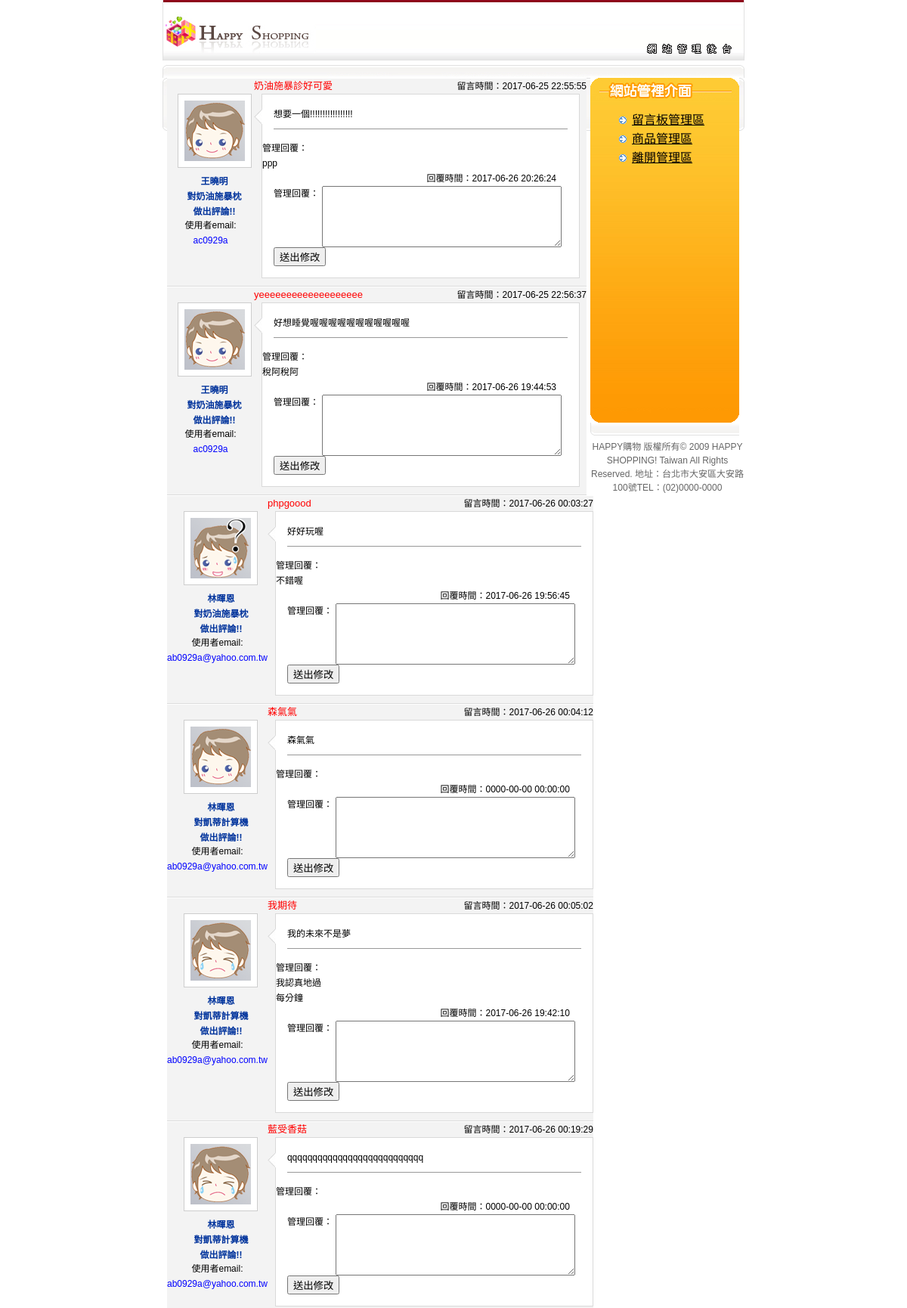
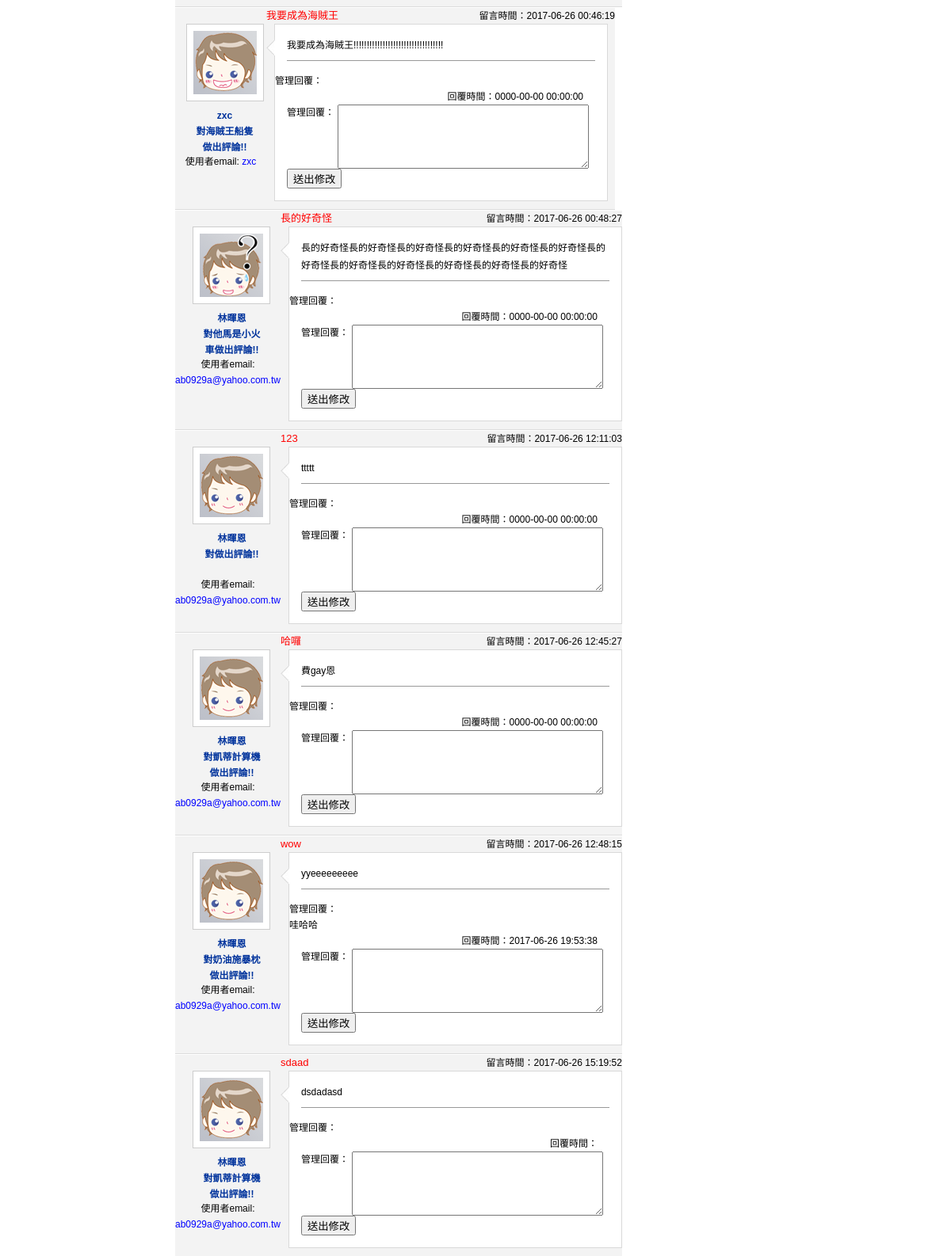
Screenshot of /admin/admin_board.php (upper part) with the database file from the repository (2 pictures, top to bottom).
### tables this page shows
CREATE TABLE `board` (
  `board_id` int(11) NOT NULL,
  `board_title` varchar(50) NOT NULL,
  `board_name` varchar(20) NOT NULL,
  `board_pic` varchar(20) DEFAULT NULL,
  `board_email` varchar(50) DEFAULT NULL,
  `board_content` text NOT NULL,
  `board_date` datetime DEFAULT NULL,
  `board_re` text,
  `board_redate` datetime DEFAULT NULL,
  `pid` int(11) NOT NULL
);

CREATE TABLE `product` (
  `product_ID` int(11) NOT NULL,
  `name` varchar(11) NOT NULL,
  `price` int(11) NOT NULL,
  `description` text,
  `picture` varchar(50) DEFAULT NULL,
  `stock` int(11) NOT NULL,
  `category` int(11) NOT NULL,
  `sale_number` int(11) NOT NULL DEFAULT '0'
);

### web/admin/admin_board.php (the view, shortened to what this page needs)
<!DOCTYPE html PUBLIC "-//W3C//DTD XHTML 1.0 Transitional//EN" "http://www.w3.org/TR/xhtml1/DTD/xhtml1-transitional.dtd">
<html xmlns="http://www.w3.org/1999/xhtml">
<head>
<link href="../web.css" rel="stylesheet" type="text/css" />
</head>
<body>
<?php include("header.php"); ?>
<div id="main">
  <div id="main1"></div>
  <div id="admin_main2">
     <?php
	  $i=0;
    $sql="select * from board";
	$response = mysqli_query($_SESSION['link'], $sql);
    while($r=mysqli_fetch_array($response)) {
   ?>
    <table width="555" border="0" cellspacing="0" cellpadding="0" class="board_add2">
      <tr>
        <td width="115" rowspan="2" align="center" valign="top"><br />
          <div id="board_pic"><img src="../images/face/<?php echo $r[board_pic];?>" width="80" height="80" /></div>
          <div id="board_namefont"><?php
		$query = mysqli_query($_SESSION['link'], "SELECT
		  `name` FROM `product` WHERE `product_ID`=$r[pid]");
		 $pname=mysqli_fetch_assoc($query);
		echo "{$r[board_name]}</br>對{$pname[name]}做出評論!!";?>
			</div>    <br />
            <div>使用者email:<font color="blue"><? echo "  $r[board_email]"?></font>
             </div>
          </td>
		  <td width="260" align="left" class="font_black"><font color="red" size="2px"><?php echo  $r[board_title]?></font></td>
        <td width="180" height="20" align="right" class="font_black">留言時間：<?php echo $r[board_date]?></td>
      </tr>
      <tr>
        <td colspan="2" valign="top">
        <form name="admin_badd<?php echo $i;?>" id="admin_badd<?php echo $i;?>" method="post" action="admin_badd.php">
        <table width="430" border="0" cellspacing="0" cellpadding="0">
          <tr>
            <td width="11" valign="top" background="../images/board02.gif"><img src="../images/board01.gif" width="11" height="40" /></td>
            <td width="429" align="left" valign="top" class="board_line1">
             <div class="board_post">
              <label>
					<?php echo $r[board_content]?>
              </label>
              <br />
            </div>
                                 <table width="389" border="0" cellspacing="0" cellpadding="0">
                <tr>
                  <td width="64" valign="top">管理回覆：<?php echo $r[board_re]?></td>
                  <td width="325" align="left" valign="top" class="board_repost2"></td>
                </tr>
                <tr>
                  <td></td>
                  <td height="20" align="right">回覆時間：<?php echo $r[board_redate]?></td>
                </tr>
              </table>
              <div class="board_repost">
                <table width="389" border="0" cellspacing="0" cellpadding="0">
                  <tr>
                    <td width="64" valign="top">管理回覆：</td>
                    <td width="325" align="left" valign="top" class="board_repost2"><label>
                      <textarea name="board_re" id="board_re" cols="37" rows="5"></textarea>
                    </label></td>
                  </tr>
                </table>
                <label>
                  <input type="submit" name="button" id="button" value="送出修改" />
                </label>
				  <input name="board_redate" type="hidden" id="board_redate" value="<? date_default_timezone_set('Asia/Taipei');echo date("Y-m-d H:i:s");?>" /></div>
         </td>
          </tr>
        </table>
        </form>
        </td>
      </tr>
    </table>
    <?};?>
  </div>
  <div id="admin_main3">
       <? include("right_zone.php");?>
  </div>
  <div id="main4"></div>
</div>
<?php include("footer.php"); ?>
</body>
</html>

### web/admin/header.php
<div id="header"><img src="../images/admintop.gif" width="770" height="80"></div>

### web/admin/right_zone.php
<div id="admin_main3_1"></div>
    <div id="admin_main3_2">
    <span id="admin_link1">
    <ul>
      <li><a href="admin_board.php">留言板管理區</a></li>
      <li><a href="admin_shop1.php">商品管理區</a></li>
      <li><a href="../index.php">離開管理區</a></li>
    </ul>
    </span>
    </div>
<div id="admin_main3_3"></div

### web/admin/footer.php
<link href="../web.css" rel="stylesheet" type="text/css" />
<div id="footer"><br />HAPPY購物  版權所有© 2009 HAPPY SHOPPING! Taiwan All Rights Reserved.     地址：台北市大安區大安路100號TEL：(02)0000-0000</div>

### web/web.css (style rules this page uses)
body { margin-top: 0px; }
body,td,th { color: #000; font-size: 12px; font-family: "新細明體",Verdana, Arial, Helvetica, sans-serif; line-height: 20px; }
a:link,a:active,a:visited { color : #000;font-family: "新細明體",Verdana, Arial, Helvetica, sans-serif; }
#header { height: 80px; width: 770px; margin-right: auto; margin-left: auto; }
#main { background-image: url(images/main.gif); width: 770px; margin-right: auto; margin-left: auto; }
#main1 { background-image: url(images/main1.gif); height: 23px; }
#main4 { background-image: url(images/main4.gif); height: 23px; clear: both; }
#footer { font-size: 12px; color: #666; background-image: url(images/footer.gif); height: 60px; width: 770px; margin-right: auto; margin-left: auto; padding-top: 10px; text-align: center; line-height: 18px; }
#admin_main2 { float: left; width: 555px; padding-right: 5px; padding-left: 6px; text-align: center; }
#admin_main3 { float: right; width: 197px; padding-right: 7px; }
#admin_main3_1 { background-image: url(images/adminback1.gif); height: 30px; width: 197px; }
#admin_main3_2 { background-image: url(images/adminback2.gif); width: 167px; height: 405px; padding-top: 1px; padding-right: 15px; padding-left: 15px; text-align: left; padding-bottom: 1px; line-height: 20px; }
#admin_main3_3 { background-image: url(images/adminback3.gif); width: 197px; height: 19px; }
#admin_link1 ul { list-style-image: url(images/adminarrow.gif); }
#admin_link1 a:link { color: #000000; font-size: 16px; line-height: 25px; }
.font_black { color: #000; }
#board_pic { padding: 8px; height: 80px; width: 80px; border: 1px solid #cdcdcd; margin-left: 10px; background-color: #FFF; }
#board_namefont { padding: 8px; height: 30px; width: 80px; margin-left: 10px; color: #00339c; font-weight: bold; }
.board_line1 { border-top-width: 1px; border-right-width: 1px; border-bottom-width: 1px; border-top-style: solid; border-right-style: solid; border-bottom-style: solid; border-top-color: #d9d9d9; border-right-color: #d9d9d9; border-bottom-color: #d9d9d9; background-color: #FFF; }
.board_post { width: 389; border-bottom-width: 1px; border-bottom-style: solid; border-bottom-color: #999999; padding-bottom: 8px; margin: 15px; background-color: #FFF; line-height: 22px; }
.board_repost { width: 389; padding-top: 0px; padding-right: 15px; padding-bottom: 15px; padding-left: 15px; line-height: 22px; }
.board_repost2 { width: 389; line-height: 22px; margin: 15px; padding: 0px; }
.board_add2 { background-color: #f3f3f3; border-top-width: 1px; border-bottom-width: 1px; border-top-style: solid; border-bottom-style: solid; border-top-color: #ffffff; border-bottom-color: #dcdcdc; padding-bottom: 10px; }

### rows the page displays
board: board_pic (picture), board_name "王曉明", product.name "奶油施暴枕", board_email "ac0929a", board_title "奶油施暴診好可愛", board_date "2017-06-25 22:55:55", board_content "想要一個!!!!!!!!!!!!!!!!!", board_re "ppp", board_redate "2017-06-26 20:26:24"
board: board_pic (picture), board_name "王曉明", product.name "奶油施暴枕", board_email "ac0929a", board_title "yeeeeeeeeeeeeeeeeeee", board_date "2017-06-25 22:56:37", board_content "好想睡覺喔喔喔喔喔喔喔喔喔喔喔", board_re "稅阿稅阿", board_redate "2017-06-26 19:44:53"
board: board_pic (picture), board_name "林暉恩", product.name "奶油施暴枕", board_email "ab0929a@yahoo.com.tw", board_title "phpgoood", board_date "2017-06-26 00:03:27", board_content "好好玩喔", board_re "不錯喔", board_redate "2017-06-26 19:56:45"
board: board_pic (picture), board_name "林暉恩", product.name "凱蒂計算機", board_email "ab0929a@yahoo.com.tw", board_title "森氣氣", board_date "2017-06-26 00:04:12", board_content "森氣氣", board_redate "0000-00-00 00:00:00"
board: board_pic (picture), board_name "林暉恩", product.name "凱蒂計算機", board_email "ab0929a@yahoo.com.tw", board_title "我期待", board_date "2017-06-26 00:05:02", board_content "我的未來不是夢", board_re "我認真地過每分鐘", board_redate "2017-06-26 19:42:10"
board: board_pic (picture), board_name "林暉恩", product.name "凱蒂計算機", board_email "ab0929a@yahoo.com.tw", board_title "藍受香菇", board_date "2017-06-26 00:19:29", board_content "qqqqqqqqqqqqqqqqqqqqqqqqqqq", board_redate "0000-00-00 00:00:00"
board: board_pic (picture), board_name "zxc", product.name "海賊王船隻", board_email "zxc", board_title "我要成為海賊王", board_date "2017-06-26 00:46:19", board_content "我要成為海賊王!!!!!!!!!!!!!!!!!!!!!!!!!!!!!!!!!!", board_redate "0000-00-00 00:00:00"
board: board_pic (picture), board_name "林暉恩", product.name "他馬是小火車", board_email "ab0929a@yahoo.com.tw", board_title "長的好奇怪", board_date "2017-06-26 00:48:27", board_content "長的好奇怪長的好奇怪長的好奇怪長的好奇怪長的好奇怪長的好奇怪長的好奇怪長的好奇怪長的好奇怪長的好奇怪長的好奇怪長的好奇怪", board_redate "0000-00-00 00:00:00"
board: board_pic (picture), board_name "林暉恩", board_email "ab0929a@yahoo.com.tw", board_title "123", board_date "2017-06-26 12:11:03", board_content "ttttt", board_redate "0000-00-00 00:00:00"
board: board_pic (picture), board_name "林暉恩", product.name "凱蒂計算機", board_email "ab0929a@yahoo.com.tw", board_title "哈囉", board_date "2017-06-26 12:45:27", board_content "費gay恩", board_redate "0000-00-00 00:00:00"
board: board_pic (picture), board_name "林暉恩", product.name "奶油施暴枕", board_email "ab0929a@yahoo.com.tw", board_title "wow", board_date "2017-06-26 12:48:15", board_content "yyeeeeeeeee", board_re "哇哈哈", board_redate "2017-06-26 19:53:38"
board: board_pic (picture), board_name "林暉恩", product.name "凱蒂計算機", board_email "ab0929a@yahoo.com.tw", board_title "sdaad", board_date "2017-06-26 15:19:52", board_content "dsdadasd"
